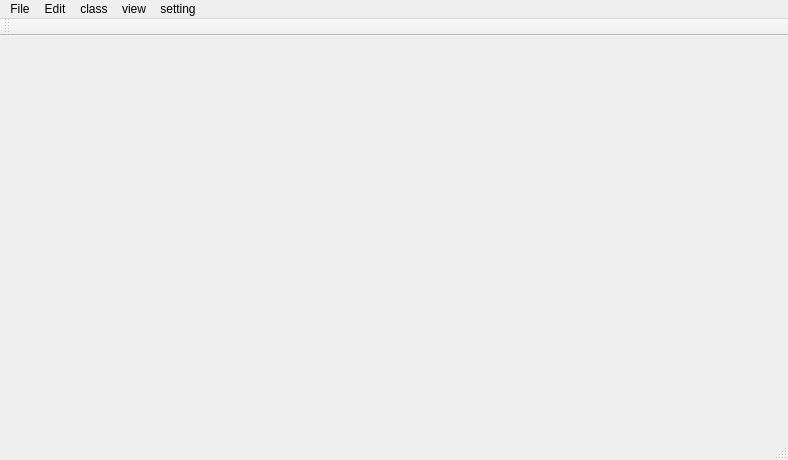
<?xml version="1.0" encoding="UTF-8"?>
<ui version="4.0">
 <class>MainWindow</class>
 <widget class="QMainWindow" name="MainWindow">
  <property name="geometry">
   <rect>
    <x>0</x>
    <y>0</y>
    <width>788</width>
    <height>460</height>
   </rect>
  </property>
  <property name="windowTitle">
   <string>UIDesigner</string>
  </property>
  <widget class="QWidget" name="centralWidget"/>
  <widget class="QMenuBar" name="menuBar">
   <property name="geometry">
    <rect>
     <x>0</x>
     <y>0</y>
     <width>788</width>
     <height>22</height>
    </rect>
   </property>
   <widget class="QMenu" name="menuFile">
    <property name="title">
     <string>File</string>
    </property>
    <addaction name="actionNew"/>
    <addaction name="actionOpen_File"/>
    <addaction name="actionSave"/>
    <addaction name="actionSave_As"/>
    <addaction name="actionExport_code"/>
   </widget>
   <widget class="QMenu" name="menuEdit">
    <property name="title">
     <string>Edit</string>
    </property>
    <addaction name="actionCopy"/>
    <addaction name="actionParse"/>
    <addaction name="actionDel"/>
   </widget>
   <widget class="QMenu" name="menuCCNode">
    <property name="title">
     <string>class</string>
    </property>
    <addaction name="actionCCSprite"/>
    <addaction name="actionCCLabelTTF"/>
    <addaction name="actionCCMenu"/>
    <addaction name="actionCContainer"/>
    <addaction name="actionCCScale9Sprite"/>
    <addaction name="actionCCProgressTimer"/>
    <addaction name="actionCCLabelAtlas"/>
    <addaction name="actionCCScrollView"/>
   </widget>
   <widget class="QMenu" name="menuSetting">
    <property name="title">
     <string>setting</string>
    </property>
    <addaction name="actionResource"/>
    <addaction name="actionSave_path"/>
    <addaction name="actionRenameTools"/>
   </widget>
   <widget class="QMenu" name="menuView">
    <property name="title">
     <string>view</string>
    </property>
    <widget class="QMenu" name="menuRatio">
     <property name="title">
      <string>ratio</string>
     </property>
     <addaction name="actionRatio25"/>
     <addaction name="actionRatio50"/>
     <addaction name="actionRatio75"/>
     <addaction name="actionRatio100"/>
     <addaction name="actionRatio150"/>
     <addaction name="actionRatio200"/>
    </widget>
    <addaction name="menuRatio"/>
   </widget>
   <addaction name="menuFile"/>
   <addaction name="menuEdit"/>
   <addaction name="menuCCNode"/>
   <addaction name="menuView"/>
   <addaction name="menuSetting"/>
  </widget>
  <widget class="QToolBar" name="mainToolBar">
   <attribute name="toolBarArea">
    <enum>TopToolBarArea</enum>
   </attribute>
   <attribute name="toolBarBreak">
    <bool>false</bool>
   </attribute>
  </widget>
  <widget class="QStatusBar" name="statusBar"/>
  <action name="actionNew">
   <property name="text">
    <string>New File...</string>
   </property>
  </action>
  <action name="actionOpen_File">
   <property name="text">
    <string>Open File...</string>
   </property>
  </action>
  <action name="actionSave">
   <property name="text">
    <string>Save</string>
   </property>
   <property name="shortcut">
    <string>Ctrl+S</string>
   </property>
  </action>
  <action name="actionSave_As">
   <property name="text">
    <string>Save As ...</string>
   </property>
  </action>
  <action name="actionCopy">
   <property name="text">
    <string>copy</string>
   </property>
   <property name="shortcut">
    <string>Ctrl+C</string>
   </property>
  </action>
  <action name="actionParse">
   <property name="text">
    <string>paste</string>
   </property>
   <property name="shortcut">
    <string>Ctrl+V</string>
   </property>
  </action>
  <action name="actionCCSprite">
   <property name="text">
    <string>CCSprite</string>
   </property>
  </action>
  <action name="actionCCLabelTTF">
   <property name="text">
    <string>CCLabelTTF</string>
   </property>
  </action>
  <action name="actionCCMenu">
   <property name="text">
    <string>CCMenu</string>
   </property>
  </action>
  <action name="actionResource">
   <property name="text">
    <string>Resource Path...</string>
   </property>
  </action>
  <action name="actionSave_path">
   <property name="text">
    <string>Save path...</string>
   </property>
  </action>
  <action name="actionDel">
   <property name="text">
    <string>delete</string>
   </property>
   <property name="toolTip">
    <string>delete</string>
   </property>
   <property name="shortcut">
    <string>Ctrl+D</string>
   </property>
  </action>
  <action name="actionCContainer">
   <property name="text">
    <string>CContainer</string>
   </property>
  </action>
  <action name="actionRatio25">
   <property name="checkable">
    <bool>true</bool>
   </property>
   <property name="checked">
    <bool>false</bool>
   </property>
   <property name="text">
    <string>25%</string>
   </property>
  </action>
  <action name="actionRatio50">
   <property name="checkable">
    <bool>true</bool>
   </property>
   <property name="checked">
    <bool>false</bool>
   </property>
   <property name="text">
    <string>50%</string>
   </property>
  </action>
  <action name="actionRatio75">
   <property name="checkable">
    <bool>true</bool>
   </property>
   <property name="checked">
    <bool>false</bool>
   </property>
   <property name="text">
    <string>75%</string>
   </property>
  </action>
  <action name="actionRatio100">
   <property name="checkable">
    <bool>true</bool>
   </property>
   <property name="checked">
    <bool>true</bool>
   </property>
   <property name="text">
    <string>100%</string>
   </property>
  </action>
  <action name="actionRatio150">
   <property name="checkable">
    <bool>true</bool>
   </property>
   <property name="checked">
    <bool>false</bool>
   </property>
   <property name="text">
    <string>150%</string>
   </property>
  </action>
  <action name="actionRatio200">
   <property name="checkable">
    <bool>true</bool>
   </property>
   <property name="checked">
    <bool>false</bool>
   </property>
   <property name="text">
    <string>200%</string>
   </property>
  </action>
  <action name="actionCCScale9Sprite">
   <property name="text">
    <string>CCScale9Sprite</string>
   </property>
  </action>
  <action name="actionCCProgressTimer">
   <property name="text">
    <string>CCProgressTimer</string>
   </property>
  </action>
  <action name="actionCCLabelAtlas">
   <property name="text">
    <string>CCLabelAtlas</string>
   </property>
  </action>
  <action name="actionCCScrollView">
   <property name="text">
    <string>CCScrollView</string>
   </property>
  </action>
  <action name="actionExport_code">
   <property name="text">
    <string>export code</string>
   </property>
  </action>
  <action name="actionRenameTools">
   <property name="text">
    <string>renameTools</string>
   </property>
  </action>
 </widget>
 <layoutdefault spacing="6" margin="11"/>
 <resources/>
 <connections/>
</ui>
